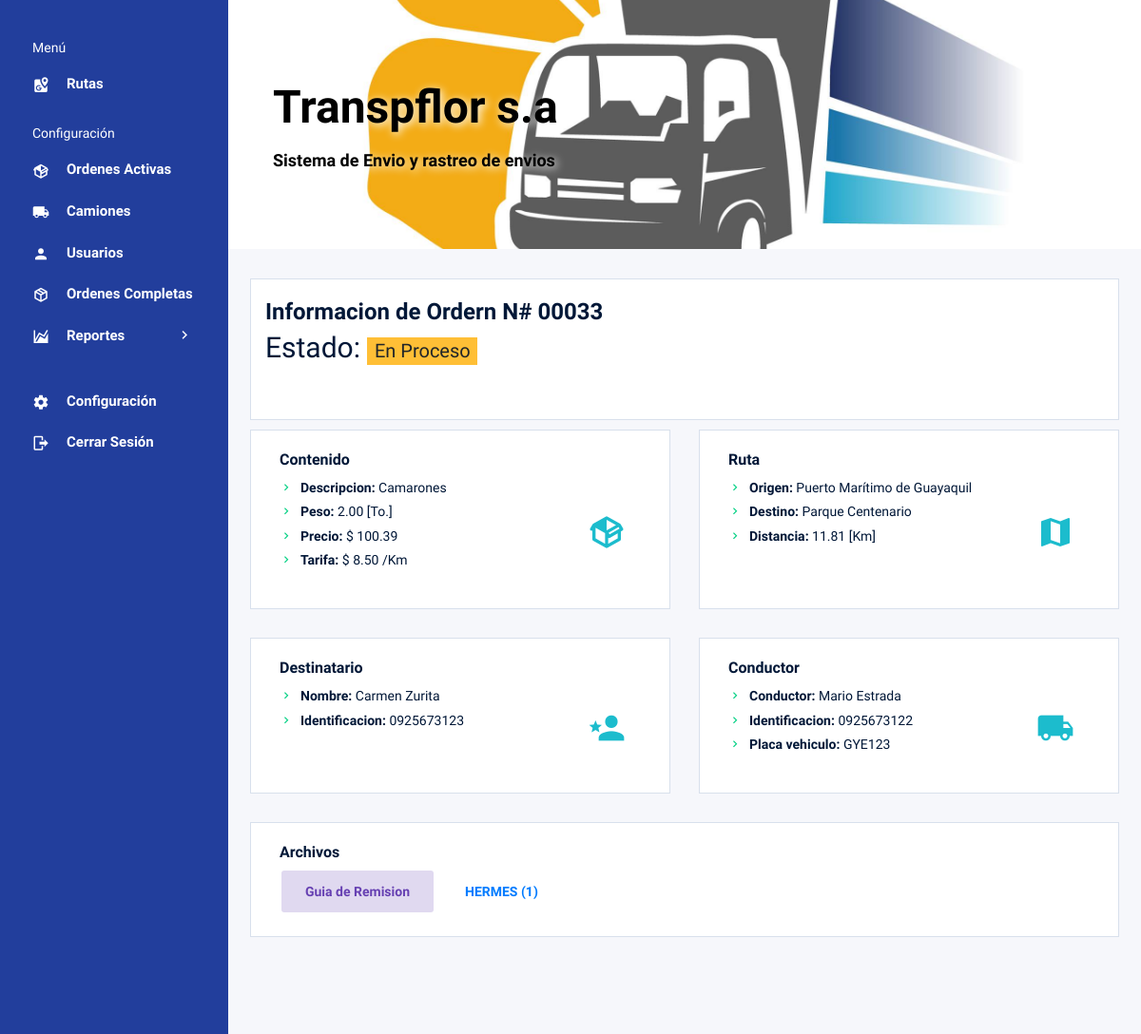
Screenshot of /view_order_documents/33 (signed in) with the database file from the repository.
### Heraldo/models.py (models this page shows, shortened)
class Order(models.Model):
    ORDER_STATUS = [
        ('PD', 'Pendiente'),
        ('EP', 'En Proceso'),
        ('FN', 'Finalizado'),
        ('CN', 'Cancelado'),
    ]
    responsible = models.ForeignKey(User, on_delete=models.CASCADE)
    driver = models.ForeignKey(User, on_delete=models.CASCADE, related_name='conductor')
    client = models.ForeignKey(User, on_delete=models.CASCADE, related_name='client')
    truck = models.ForeignKey('Truck', on_delete=models.CASCADE, null=True, blank=True)
    content = models.CharField(max_length=255)
    origin =  models.CharField(max_length=255)
    origin_coord_lat =  models.CharField(max_length=255)
    origin_coord_long =  models.CharField(max_length=255)
    destination = models.CharField(max_length=255)
    destination_coord_lat = models.CharField(max_length=255)
    destination_coord_long = models.CharField(max_length=255)
    location_coord_lat = models.CharField(max_length=255, blank=True, null=True)
    location_coord_long = models.CharField(max_length=255, blank=True, null=True)
    location_update = models.DateTimeField(auto_now=True)
    peso = models.DecimalField(null=True, blank=True, max_digits=12, decimal_places=8)
    tarifa = models.DecimalField(null=True, blank=True, max_digits=12, decimal_places=8)
    precio = models.DecimalField(null=True, blank=True, max_digits=12, decimal_places=8)
    distancia = models.DecimalField(null=True, blank=True, max_digits=12, decimal_places=8)
    status = models.CharField(
        max_length=2,
        choices=ORDER_STATUS,
        default='PD',
    )
    unidad = models.CharField(max_length=10, blank=True, null=True)
    creation_date = models.DateTimeField(auto_now_add=True, blank=True, null=True)
    is_active = models.BooleanField(default=True)

class Truck(models.Model):
    ROL_CHOICES_UNIT = [
        ('Kg', 'Kilogram'),
        ('Lb', 'Pound'),
        ('Tn', 'Toneladas'),
    ]
    user = models.ForeignKey(User, on_delete=models.CASCADE, null=True, blank=True)
    license = models.CharField(max_length=100)
    capacity = models.DecimalField(null=True, blank=True, max_digits=12, decimal_places=8)
    measurement = models.CharField(
        max_length=2,
        choices=ROL_CHOICES_UNIT,
        default='Kg',
    )
    color = models.CharField(max_length=255)
    brand = models.CharField(max_length=255)
    year = models.CharField(max_length=255)
    lat = models.DecimalField(null=True, blank=True, max_digits=12, decimal_places=8)
    log = models.DecimalField(null=True, blank=True, max_digits=12, decimal_places=8)
    color_name = models.CharField(max_length=255, null=True, blank=True)
    status = models.CharField(max_length=255, null=True, blank=True, default='Disponible')
    is_active = models.BooleanField(default=True)
    creation_date = models.DateTimeField(auto_now_add=True, blank=True, null=True)

class Console(models.Model):
    name = models.CharField(max_length=100)
    archivo = models.FileField(upload_to='Heraldo.ConsolePicture/bytes/filename/mimetype', blank=True, null=True)

### Zeus/views.py (the view)
# urls.py: path("view_order_documents/<str:order_id>", views.view_order_documents, name="view_order_documents"),
@login_required(login_url="/login")
def view_order_documents(request, order_id):
    context = {}
    try:
        order = Order.objects.get(id=order_id)
        context['order'] = model_to_dict(order)
        context['order']['status'] = ORDER_STATUS[order.status]
        context['order']['client'] = model_to_dict(order.client)
        context['order']['driver'] = model_to_dict(order.driver)
        context['order']['truck'] = model_to_dict(order.truck)
        archivos = OrdersFile.objects.filter(orden=order)
        file_names = []
        for archivo in archivos:
            file_names.append(model_to_dict(archivo.archivo))
        context['order']['files'] = file_names
    except Exception as e:
        context['error_message'] = 'No se pudo obtener la orden ' + str(order_id)
        print('-'*10)
        print(e)
        return render(request, 'Zeus/v2/error-page.html', context)
        print('-'*10)
    return render(request, 'Zeus/v2/order-file.html', context)

### Zeus/templates/Zeus/v2/order-file.html (shortened to what this page needs)
{% extends "Zeus/base-v2.html" %}
{% block main %}
<div class="row">
    <div class="col-lg-12 d-flex align-items-strech">
      <div class="card w-100">
        <div class="card-body">
          <div>
                <div class="row alig n-items-start">
                  <h3>Informacion de Ordern N# {{ order.id|stringformat:"05d" }}</h3>
                </div>
                <div class="row">
                <div class="row alig n-items-start col-6">
                  <h1 class="display-4" >Estado:
                      {% if order.status == 'Pendiente' %}
                      <label class="badge badge-info" style="font-size: 20px;">{{ order.status }}</label>
                      {% elif order.status == 'En Proceso' %}
                      <label class="badge badge-warning" style="font-size: 20px;">{{ order.status }}</label>
                      {% elif order.status == 'Finalizado' %}
                        <label class="badge badge-success" style="font-size: 20px;">{{ order.status }}</label>
                      {% elif order.status == 'Cancelado' %}
                      <label class="badge badge-danger" style="font-size: 20px;">{{ order.status }}</label>
                      {% endif %}
                  </h1>
                </div>
                <div class=" col-6" style="text-align: end;">
                </div>
              </div>
              <br/>
          </div>
        </div>
      </div>
    </div>
  </div>
  <div class="row" style="padding: 10px 0px;">
  <div class="col-md-6 grid-margin ">
    <div class="card">
      <div class="card-body">
        <h3 class="card-title">Contenido</h3>
        <div class="media">
          <div class="media-body">
            <ul class="list-arrow">
                <li><b>Descripcion:</b> {{ order.content|default_if_none:"" }}</li>
                <li><b>Peso:</b>  {{ order.peso|default_if_none:""|floatformat:2 }} [{{ order.unidad|default_if_none:"" }}.]</li>
                <li><b>Precio:</b> $ {{ order.precio|default_if_none:""|floatformat:2 }}</li>
                <li><b>Tarifa: </b>$ {{ order.tarifa|default_if_none:""|floatformat:2 }} /Km </li>
              </ul>
          </div>
          <i class="mdi mdi-package-variant icon-lg text-info d-flex align-self-center mr-3"></i>
        </div>
      </div>
    </div>
  </div>
  <div class="col-md-6 grid-margin ">
    <div class="card">
      <div class="card-body">
        <h4 class="card-title">Ruta</h4>
        <div class="media">
            <div class="media-body">
                <ul class="list-arrow">
                    <li><b>Origen:</b> {{ order.origin|default_if_none:"" }}</li>
                    <li><b>Destino:</b> {{ order.destination|default_if_none:"" }}</li>
                    <li><b>Distancia:</b> {{ order.distancia|default_if_none:""|floatformat:2 }} [Km]</li>
                  </ul>
              </div>
              <i class="mdi mdi-map icon-lg text-info d-flex align-self-center mr-3"></i>
        </div>
      </div>
    </div>
  </div>
  <div class="col-md-6 grid-margin ">
    <div class="card">
      <div class="card-body">
        <h4 class="card-title">Destinatario</h4>
        <div class="media">
            <div class="media-body">
                <ul class="list-arrow">
                    <li><b>Nombre:</b> {{ order.client.first_name|default_if_none:"" }}  {{ order.client.last_name|default_if_none:"" }}</li>
                    <li><b>Identificacion:</b> {{ order.client.username|default_if_none:"" }}</li>
                  </ul>
              </div>
              <i class="mdi mdi-account-star icon-lg text-info d-flex align-self-center mr-3"></i>
        </div>
      </div>
    </div>
  </div>
  <div class="col-md-6 grid-margin ">
    <div class="card">
      <div class="card-body">
        <h4 class="card-title">Conductor</h4>
        <div class="media">
            <div class="media-body">
                <ul class="list-arrow">
                    <li><b>Conductor:</b> {{ order.driver.first_name|default_if_none:"" }}  {{ order.driver.last_name|default_if_none:"" }}</li>
                    <li><b>Identificacion:</b> {{ order.driver.username|default_if_none:"" }}</li>
                    <li><b>Placa vehiculo:</b> {{ order.truck.license|default_if_none:"" }}</li>
                  </ul>
              </div>
              <i class="mdi mdi-truck icon-lg text-info d-flex align-self-center mr-3"></i>
        </div>
      </div>
    </div>
  </div>
  <div class="col-md-12 grid-margin ">
    <div class="card">
      <div class="card-body">
        <h4 class="card-title">Archivos</h4>
        <div class="media">
            <div class="media-body">
                {% for archivo in order.files %}
                    {% if archivo.name == 'guiaRemision' %}
                        <a type="button" class="btn btn-inverse-primary" target="_blank" href="/files/get/?name={{archivo.archivo}}" style="margin: 2px;"> <b>Guia de Remision </b></a>
                    {% else %}
                        <a type="button" class="btn btn-link" target="_blank" href="/files/get/?name={{archivo.archivo}}" style="margin: 2px;"> <b> {{ archivo.name|cut:'.pdf' }} </b></a>
                    {% endif %}
                {% endfor %}
              </div>
        </div>
      </div>
    </div>
  </div>
  </div>
{% endblock %}

### rows the page displays
Order: content "Camarones", peso "2.00", unidad "To", precio "100.39", tarifa "8.50", origin "Puerto Marítimo de Guayaquil", destination "Parque Centenario", distancia "11.81"
Truck: truck.license "GYE123"
Console: name "HERMES (1)"

### other values shown
{{ order.id|stringformat:"05d" }} "00033"
{{ order.status }} "En Proceso"
{{ order.client.first_name|default_if_none:"" }} "Carmen"
{{ order.client.last_name|default_if_none:"" }} "Zurita"
{{ order.client.username|default_if_none:"" }} "0925673123"
{{ order.driver.first_name|default_if_none:"" }} "Mario"
{{ order.driver.last_name|default_if_none:"" }} "Estrada"
{{ order.driver.username|default_if_none:"" }} "0925673122"
